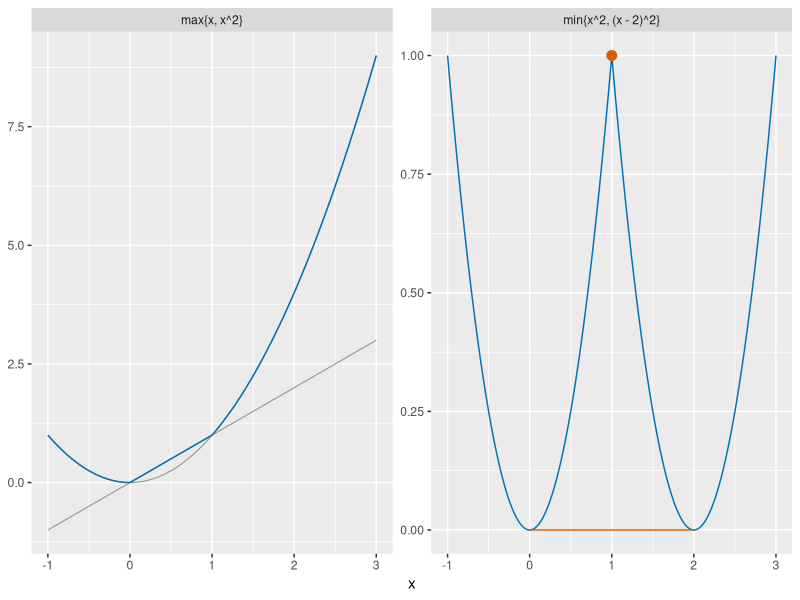

Generate this figure with R:
## ---- chunk 1
#| label: convex-max-r
#| fig-alt: >-
#|   Two panels over x. Left: the lines x and x squared in thin grey and their
#|   pointwise maximum in blue, a curve that is convex. Right: the curve g of
#|   x, the smaller of x squared and x minus 2 squared, in blue, a double dip
#|   with a peak of 1 at x of 1. A vermilion segment along the x-axis joins the
#|   points (0, 0) and (2, 0) on the curve, and a vermilion circle at (1, 1)
#|   lies above that segment.
#| fig-height: 3.5
#| fig-width: 7
cm_x_fm <- seq(-1, 3, length.out = 201)
cm_levels_fm <- c("max{x, x^2}", "min{x^2, (x - 2)^2}")
cm_max_value_fm <- pmax(cm_x_fm, cm_x_fm^2)
cm_min_value_fm <- pmin(cm_x_fm^2, (cm_x_fm - 2)^2)
cm_max_fm <- tibble::tibble(
  x = cm_x_fm, value = cm_max_value_fm, panel = cm_levels_fm[1]
)
cm_min_fm <- tibble::tibble(
  x = cm_x_fm, value = cm_min_value_fm, panel = cm_levels_fm[2]
)
cm_main_fm <- dplyr::bind_rows(cm_max_fm, cm_min_fm)
cm_main_fm$panel <- factor(cm_main_fm$panel, levels = cm_levels_fm)
cm_square_value_fm <- cm_x_fm^2
cm_line_fm <- tibble::tibble(
  x = cm_x_fm, value = cm_x_fm, panel = cm_levels_fm[1], part = "x"
)
cm_square_fm <- tibble::tibble(
  x = cm_x_fm, value = cm_square_value_fm, panel = cm_levels_fm[1],
  part = "x^2"
)
cm_parts_fm <- dplyr::bind_rows(cm_line_fm, cm_square_fm)
cm_parts_fm$panel <- factor(cm_parts_fm$panel, levels = cm_levels_fm)
cm_chord_fm <- tibble::tibble(
  x = 0, xend = 2, value = 0, panel = cm_levels_fm[2]
)
cm_chord_fm$panel <- factor(cm_chord_fm$panel, levels = cm_levels_fm)
cm_mid_fm <- tibble::tibble(x = 1, value = 1, panel = cm_levels_fm[2])
cm_mid_fm$panel <- factor(cm_mid_fm$panel, levels = cm_levels_fm)
cm_aes_fm <- ggplot2::aes(x, value)
cm_parts_aes_fm <- ggplot2::aes(group = part)
cm_chord_aes_fm <- ggplot2::aes(xend = xend, yend = value)
ggplot2::ggplot(cm_main_fm, cm_aes_fm) +
  ggplot2::geom_line(
    data = cm_parts_fm, mapping = cm_parts_aes_fm,
    colour = "grey60", linewidth = 0.4
  ) +
  ggplot2::geom_line(colour = "#0072B2") +
  ggplot2::geom_segment(
    data = cm_chord_fm, mapping = cm_chord_aes_fm, colour = "#D55E00"
  ) +
  ggplot2::geom_point(data = cm_mid_fm, colour = "#D55E00", size = 3) +
  ggplot2::facet_wrap(~panel, scales = "free_y") +
  ggplot2::labs(x = "x", y = NULL)
